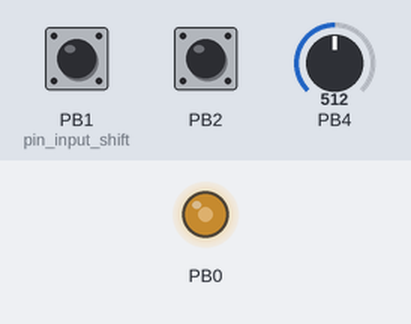
This program was run on a simulated ATtiny13, built with avr-gcc and emulated at 9.6 MHz. On the bench: output pins drawn as LEDs (lit = HIGH). Inputs (shaded band) come from the test bench; at power-on: PB4 = 512, PB1 (pin_input_shift) HIGH, PB2 HIGH.

Above: at 1.2 s.
1.3 s: PB4 set to 0
At 2.6 s:
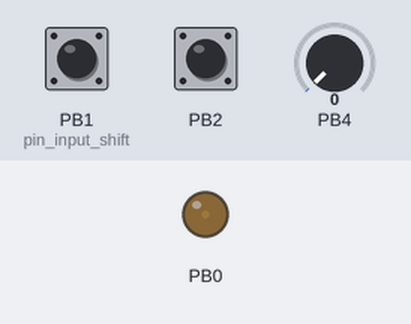
Timing chart, 0 to 4.3 s (numbered marks = the images above; inputs shaded):
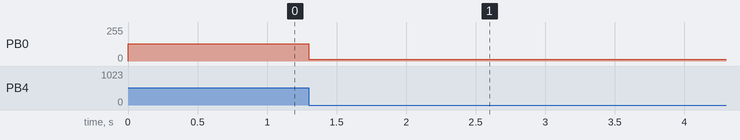

The program:

main.c
```c
// (licence header left out)
#define F_CPU 9600000UL // Default 9.6Mhz to ATtiny13
#include <stdlib.h>
#include <avr/io.h>
#include <avr/cpufunc.h>
#include <avr/interrupt.h>
#include <util/delay.h>
#include <util/delay_basic.h>

#define CALIB_OSCCAL 0x03 // Frequency Calibration for Individual Difference at VCC = 3.3V

/**
 * Output from PB0 (OC0A)
 * Input from PB1 Gain (Bit[0]), Set by Detecting Low
 * Input from PB2 Gain (Bit[1]), Set by Detecting Low
 * Gain Bit[1:0]:
 *     0b00: Gain 0dB (Voltage), Multiplier 0
 *     0b01: Gain Approx. 6dB, Multiplier 2
 *     0b10: Gain Approx. 12dB, Multiplier 4
 *     0b11: Gain Approx. 18dB, Multiplier 8
 * Input from PB4 (ADC2)
 * Note1: The reference voltage of ADC is VCC.
 *        Gain approx. 12dB (Multiplier 4) is added to the value determined by Gain Bit[1:0].
 * Note2: ADC clock rate is set at 600K Hz to have more speed than sampling rate.
 *        One sampling takes (1 / 600K) * 13 = 22 microseconds in ADC.
 *        Whereas, the sampling rate is 37500 samples per second, which takes 1 / 37500 = 27 microseconds.
 * Note3: The latency in the chip is calculated as follows.
 *          27 microseconds (1 / Sampling rate): The sample is obtained from the last polling of the timer interrupt.
 *        + Process Time in Loop: This can be included in the next.
 *        + 27 microseconds (1 / Sampling rate): Maximum Time Needed to Update Compare Value (OCR0A) in PWM
 *        + 27 microseconds (1 / Sampling rate): Generation of Updated PWM Pulse
 *        = 81 microseconds
 * Note4: In my experience, when connecting a ECM (Electret Condenser Microphone) to an ADC directly (with DC cut and bias),
 *        the input has negative DC offset which affects the output of PWM wave, i.e., unintended clipping the upper/under peak.
 *        Change the value of ADC_BIAS_CORRECTION to absorb the issue on DC offset.
 * Note5: The bias value for ADC is 512 in default.
 *        The value is 1024 in VCC, and the value is 0 in GND. So VCC divided by 2 is the bias voltage.
 *        The bias voltage may be changed depending on electric conditions, setting Gain Bit[1:0], jacks, etc.
 *        Unfitted bias voltage causes gain loss.
 *        Applying a potentiometer can adjust the bias voltage.
 * Note6: Noise is caused by clock jitter, resonance of the electrical circuit, resolution of quantization, etc.
 *        Precise external clocks to CLKI (PB3) reduces clock jitter.
 *        However, it depends on applications, a class-D amp / a noise + overdrive.
 *        A decoupling capacitor reduces resonance noise. I tested 1uF capacitor close to VCC and GND of the chip.
 * Note7: VCC affects the threshold voltage of clipping peaks.
 *        In the same value of ADC_CLIP, VCC on 4.5V can expand the range not to be clipped rather than VCC on 3.3v.
 */

#define SAMPLE_RATE (double)(F_CPU / 256) // 37500 Samples per Second
#define INPUT_SENSITIVITY 250 // Less Number, More Sensitive (Except 0: Lowest Sensitivity)
#define ADC_BIAS_DEFAULT 512 // 10-bit Unsigned
#define ADC_BIAS_CORRECTION -3 // Correction of DC Bias at ADC
#define ADC_CLIP 112 // 8-bit Unsigned
#define PWM_BIAS 128 // 8-bit Unsigned
#define PWM_CLIP_UPPER PWM_BIAS + ADC_CLIP + ADC_BIAS_CORRECTION // Clip PWM Value over This Value, 8-bit Unsigned
#define PWM_CLIP_UNDER PWM_BIAS - ADC_CLIP + ADC_BIAS_CORRECTION // Clip PWM Value under This Value, 8-bit Unsigned (No Negative)

typedef union _adc16 {
	struct _value8 {
		uint8_t lower; // Bit[7:0] = ADC[7:0]
		uint8_t upper; // Bit[1:0] = ADC[9:8]
	} value8;
	int16_t value16;
} adc16;

/* Global Variables without Initialization to Define at .bss Section and Squash .data Section */

uint16_t input_sensitivity_count;
uint8_t input_pin_last;
uint8_t input_pin_buffer;

int main(void) {
	/* Declare and Define Local Constants and Variables */
	uint8_t const start_adc = _BV(ADSC);
	uint8_t osccal_default; // Calibrated Default Value of OSCCAL

	/* Initialize Global Variables */
	input_sensitivity_count = INPUT_SENSITIVITY;
	input_pin_last = 0;
	input_pin_buffer = 0;

	/* Clock Calibration */
	osccal_default = OSCCAL + CALIB_OSCCAL; // Frequency Calibration for Individual Difference at VCC = 3.3V
	OSCCAL = osccal_default;

	/* I/O Settings */
	PORTB = _BV(PB2)|_BV(PB1); // Pullup Button Input (There is No Internal Pulldown)
	DDRB = _BV(DDB0); // Bit Value Set PB0 (OC0A) as Output

	/* ADC */
	// For Noise Reduction of ADC, Disable Digital Input Buffers
	DIDR0 = _BV(ADC0D)|_BV(ADC3D)|_BV(ADC2D)|_BV(AIN0D);
	// Set ADC, Voltage Reference VCC, ADC2 (PB4)
	ADMUX = _BV(MUX1);
	// ADC Enable, Prescaler 16 to Have ADC Clock 600Khz
	ADCSRA = _BV(ADEN)|_BV(ADPS2);

	/* Counter/Timer */
	// Counter Reset
	TCNT0 = 0;
	// Set Output Compare A
	OCR0A = PWM_BIAS;
	// Set Timer/Counter0 Overflow Interrupt for "ISR(TIM0_OVF_vect)"
	TIMSK0 = _BV(TOIE0);
	// Select Fast PWM Mode (3) and Output from OC0A Non-inverted and OC0B Non-inverted
	// Fast PWM Mode (7) can make variable frequencies with adjustable duty cycle by settting OCR0A as TOP, but OC0B is only available.
	TCCR0A = _BV(WGM01)|_BV(WGM00)|_BV(COM0B1)|_BV(COM0A1);
	// Start Counter with I/O-Clock 9.6MHz / ( 1 * 256 ) = 37500Hz
	TCCR0B = _BV(CS00);

	/* Preperation to Enter Loop */
	// For First Obtention of ADC Value on Loop
	ADCSRA |= start_adc;
	// Counter Reset
	TCNT0 = 0;
	// Start to Issue Interrupt
	sei();

	while(1) {
	}
	return 0;
}

ISR(TIM0_OVF_vect, ISR_NAKED) { // No Need to Save Registers and SREG Before Entering ISR
	/* Declare and Define Local Constants and Variables */
	uint8_t const start_adc = _BV(ADSC);
	uint8_t const pin_input = _BV(PINB2)|_BV(PINB1); // Assign PB2 and PB1 as Gain Bit[1:0]
	uint8_t const pin_input_shift = PINB1;
	adc16 adc_sample;
	uint8_t input_pin;

	adc_sample.value8.lower = ADCL;
	adc_sample.value8.upper = ADCH;
	ADCSRA |= start_adc; // For Next Sampling

	input_pin = ((PINB ^ pin_input) & pin_input) >> pin_input_shift;
	if ( input_pin == input_pin_last ) { // If Match
		if ( ! --input_sensitivity_count ) { // If Count Reaches Zero
			input_pin_buffer = input_pin;
			input_sensitivity_count = INPUT_SENSITIVITY;
		}
	} else { // If Not Match
		input_pin_last = input_pin;
		input_sensitivity_count = INPUT_SENSITIVITY;
	}

	adc_sample.value16 -= ADC_BIAS_DEFAULT;
	// Arithmetic Left Shift (Signed Value in Bit[9:0], Bit[15:10] Same as Bit[9])
	adc_sample.value16 <<= input_pin_buffer; // Gain Bit[1:0]
	adc_sample.value16 += PWM_BIAS; // Gain 12dB (Multiplier 4)
	if ( adc_sample.value16 > PWM_CLIP_UPPER ) {
		adc_sample.value16 = PWM_CLIP_UPPER;
	}
	if ( adc_sample.value16 < PWM_CLIP_UNDER ) {
		adc_sample.value16 = PWM_CLIP_UNDER;
	}
	OCR0A = adc_sample.value8.lower;
	reti();
}
```

Measured:
- after the input at 1.3 s, PB0: 128/255 → 13/255 at once
